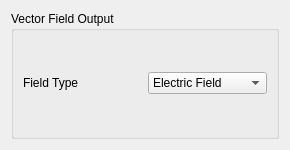
<?xml version="1.0" encoding="UTF-8"?>
<ui version="4.0">
 <class>VectorMeshReaderDialog</class>
 <widget class="QDialog" name="VectorMeshReaderDialog">
  <property name="geometry">
   <rect>
    <x>0</x>
    <y>0</y>
    <width>290</width>
    <height>150</height>
   </rect>
  </property>
  <property name="minimumSize">
   <size>
    <width>290</width>
    <height>150</height>
   </size>
  </property>
  <property name="windowTitle">
   <string>Dialog</string>
  </property>
  <layout class="QGridLayout" name="gridLayout">
   <item row="0" column="0">
    <widget class="QGroupBox" name="groupBox_2">
     <property name="title">
      <string>Vector Field Output</string>
     </property>
     <layout class="QGridLayout" name="gridLayout_2">
      <item row="0" column="1">
       <widget class="QComboBox" name="vectorFieldType_">
        <item>
         <property name="text">
          <string>Electric Field</string>
         </property>
        </item>
        <item>
         <property name="text">
          <string>Magnetic Field</string>
         </property>
        </item>
        <item>
         <property name="text">
          <string>Gravity Field</string>
         </property>
        </item>
        <item>
         <property name="text">
          <string>None</string>
         </property>
        </item>
       </widget>
      </item>
      <item row="0" column="0">
       <widget class="QLabel" name="label_3">
        <property name="text">
         <string>Field Type</string>
        </property>
       </widget>
      </item>
     </layout>
    </widget>
   </item>
  </layout>
 </widget>
 <resources/>
 <connections/>
</ui>
